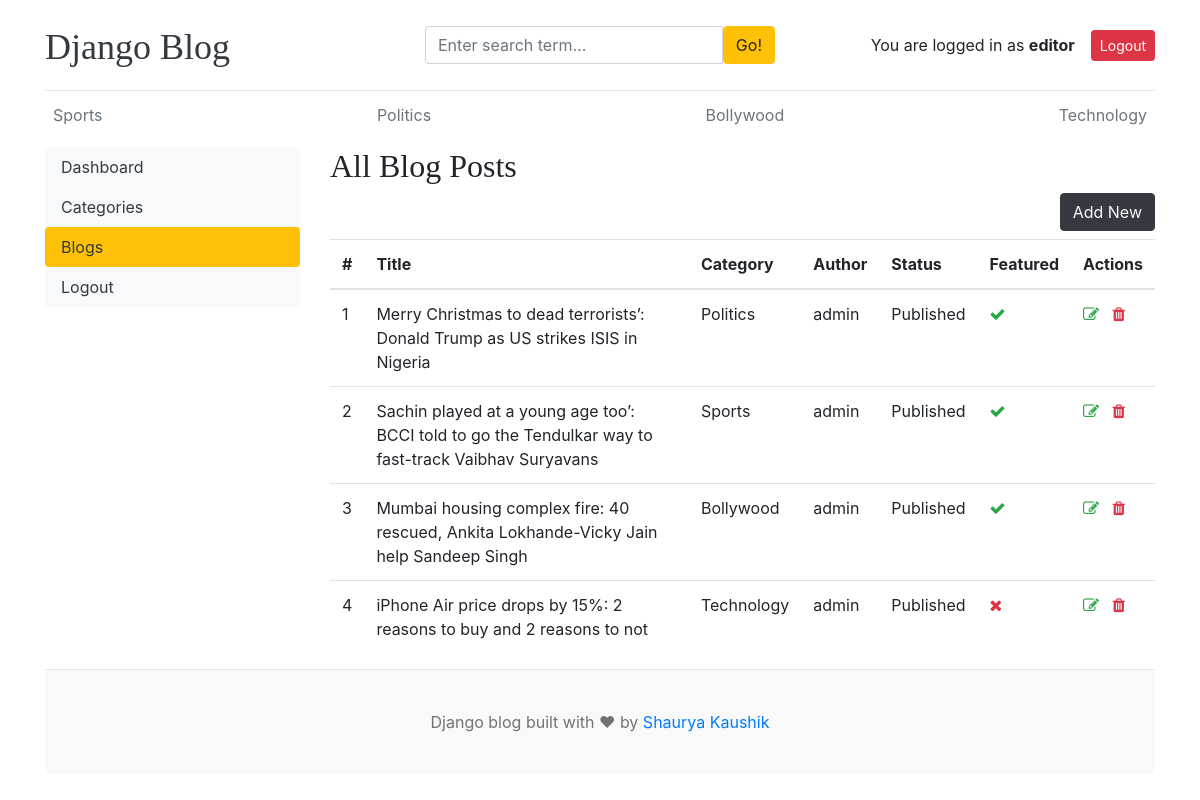
The app's page /dashboard/blogs/ (signed in), older data.
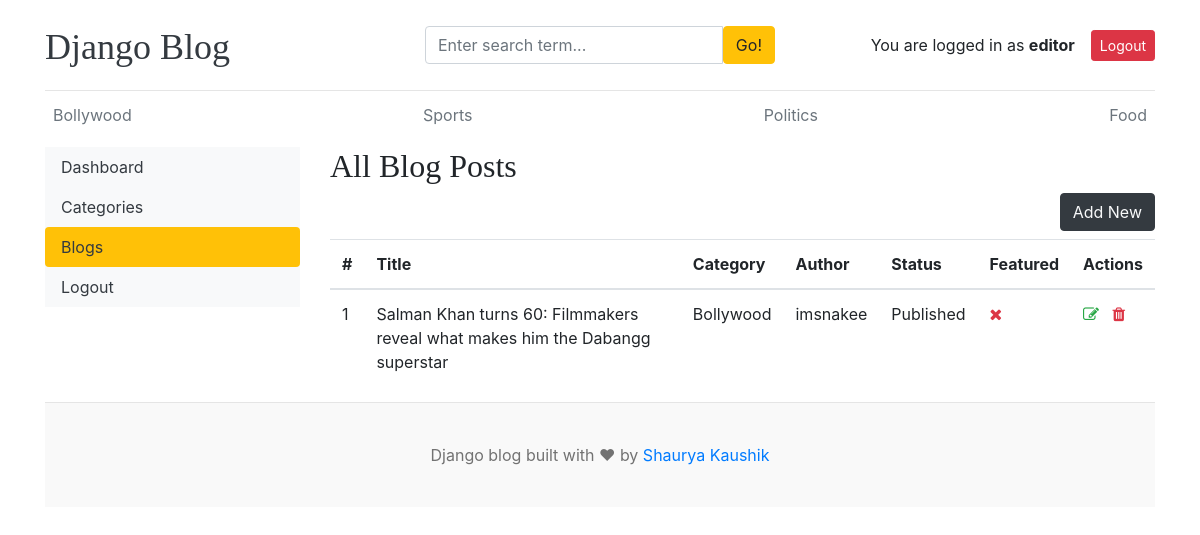
The same page, newer data.
### blogs/models.py (models this page shows, shortened)
class Category(models.Model):
    category_name  = models.CharField(max_length=50, unique=True)
    created_at = models.DateTimeField(auto_now_add=True)
    updated_at = models.DateTimeField(auto_now=True)
    class Meta:
        verbose_name_plural = 'categories'
    def __str__(self):
        return self.category_name

class Blog(models.Model):
    title = models.CharField(max_length=100)
    slug = models.SlugField(max_length=150, unique=True, blank=True)
    category = models.ForeignKey(Category,on_delete=models.CASCADE)
    author = models.ForeignKey(User, on_delete=models.CASCADE)
    featured_image = models.ImageField(upload_to='uploads/')
    short_description = models.TextField(max_length=500)
    blog_body = models.TextField(max_length=2000)
    status = models.CharField(max_length=20, choices=STATUS_CHOICES, default="Draft")
    is_featured = models.BooleanField(default=False)
    created_at =  models.DateTimeField(auto_now_add=True)
    updated_at =  models.DateTimeField(auto_now=True)

### dashboards/views.py (the view)
# urls.py: path('blogs/',views.blogs, name='blogs'),
def blogs(request):
    blogs = Blog.objects.all()
    context ={
        'blogs':blogs
    }
    return render(request,'dashboard/blogs.html',context)

### blogs/context_processors.py (called while the page is built)
def get_categories(request):
    categories = Category.objects.all().order_by('-updated_at')
    sidebar_categories = (
        Category.objects
        .annotate(blog_count=Count('blog'))
        .filter(blog_count__gte=1)  # only categories with at least 1 blog
        .order_by('-blog_count')     # optional: order by most blogs first
    )
    topbar_categories = (
        Category.objects
        .annotate(blog_count=Count('blog'))
        .order_by('-blog_count')[:4]
    )
    return {
        'categories': categories,
        'topbar_categories': topbar_categories,
        'sidebar_categories' : sidebar_categories,
    }

def get_social_links(request):
    social_links = SocialLink.objects.all()
    return dict(social_links=social_links)

### templates/dashboard/blogs.html (shortened to what this page needs)
{% extends "base.html" %}
{% block content %}
<div class="row">
  {% include "dashboard/sidebar.html" %}
  <div class="col-md-9">
    <h2>All Blog Posts</h2>
    <a href="{% url "add_blog" %}" class="btn btn-dark text-light float-right mb-2">Add New</a>
    <table class="table table-hover">
      <thead>
        <tr>
          <th>#</th>
          <th>Title</th>
          <th>Category</th>
          <th>Author</th>
          <th>Status</th>
          <th>Featured</th>
          <th>Actions</th>
        </tr>
      </thead>
      <tbody>
        {% for blog in blogs %}
            <tr>
            <td>{{forloop.counter}}</td>
            <td>{{blog.title}}</td>
            <td>{{blog.category}}</td>
            <td>{{blog.author}}</td>
            <td>{{blog.status}}</td>
            <td>{% if blog.is_featured %}<i class="fa fa-check text-success" ></i>{% else %}<i class="fa fa-times text-danger" ></i>{% endif %}</td>
            <td>
                <a href="{% url "edit_blog" blog.id %}"><i class="fa fa-edit text-success" ></i> </a>
                <a href="{% url "delete_blog" blog.id %}"><i class="fa fa-trash text-danger" ></i></a>
            </td>
            </tr>
        {% endfor %}
      </tbody>
    </table>
  </div>
</div>
{% endblock content %}

### templates/base.html (shortened to what this page needs)
{% load static %}
<!DOCTYPE html>
<html lang="en">
<head>
    <link href="https://getbootstrap.com/docs/4.0/dist/css/bootstrap.min.css" rel="stylesheet">
    <link href="{% static 'css/blog.css' %}" rel="stylesheet">
    <link rel="stylesheet" href="https://cdnjs.cloudflare.com/ajax/libs/font-awesome/4.7.0/css/font-awesome.min.css">
  </head>
<body>
    <div class="container">
      <header class="blog-header py-3">
        <div class="row flex-nowrap justify-content-between align-items-center">
          <div class="col-4 pt-1">
            <a class="blog-header-logo text-dark" href="/">Django Blog</a>
          </div>
          <div class="col-4">
            <form action="{% url "search" %}" method="GET">
              <div class="input-group">
                <input class="form-control" type="text" name="keyword" value = '{{ keyword }}' placeholder="Enter search term..." aria-label="Enter search term..." aria-describedby="button-search" />
                <button type="submit" class="btn btn-warning" id="button-search" type="button">Go!</button>
              </div>
            </form>
          </div>
          <div class="col-4 d-flex justify-content-end align-items-center">
            {% if not user.is_authenticated %}
              <a class="btn btn-sm btn-warning" href="{% url "login" %}">Login</a> &nbsp;
              <a class="btn btn-sm btn-outline-secondary" href="{% url "register" %}">Register</a>
            {% else %}
              <span>You are logged in as <strong>{{user}}</strong> </span>
              <span><a class="btn btn-sm btn-danger" href="{% url "logout" %}">Logout</a></span>
            {% endif %}
          </div>
        </div>
      </header>
      <div class="nav-scroller py-1 mb-2">
        <nav class="nav d-flex justify-content-between">
          {% for category in topbar_categories %}
            <a class="p-2 text-muted" href="{% url "blogs_by_category" category.id %}">{{category}}</a>
          {% endfor %}
        </nav>
      </div>
      {% block content %}
      {% endblock content %}
<footer class="blog-footer">
  <p>Django blog built with ♥ by <a href="#">Shaurya Kaushik</a></p>
</footer>
</body>
</html>

Row changes from the older to the newer data that the page shows:
no longer on this page (row unchanged): Category: category_name "Technology"
removed Blog: title "Merry Christmas to dead terrorists’: Donald Trump as US strikes ISIS in Nigeria", category "Politics", author "admin", status "Published", is_featured True (drawn)
removed Blog: title "Sachin played at a young age too’: BCCI told to go the Tendulkar way to fast-track Vaibhav Suryavans", category "Sports", author "admin", status "Published", is_featured True (drawn)
removed Blog: title "Mumbai housing complex fire: 40 rescued, Ankita Lokhande-Vicky Jain help Sandeep Singh", category "Bollywood", author "admin", status "Published", is_featured True (drawn)
removed Blog: title "iPhone Air price drops by 15%: 2 reasons to buy and 2 reasons to not", category "Technology", author "admin", status "Published", is_featured False (drawn)
shown differently, row unchanged: Category "Bollywood": moves up the list
now on this page (row unchanged): Category: category_name "Food"
added Blog: title "Salman Khan turns 60: Filmmakers reveal what makes him the Dabangg superstar", category "Bollywood", author "imsnakee", status "Published", is_featured False (drawn)
